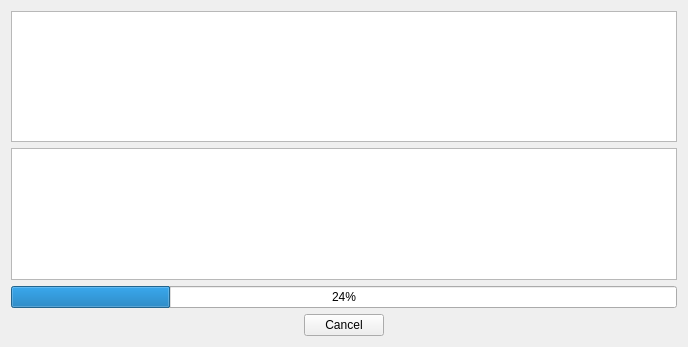
<?xml version="1.0" encoding="UTF-8"?>
<ui version="4.0">
 <class>InterrogateProgressView</class>
 <widget class="QWidget" name="InterrogateProgressView">
  <property name="geometry">
   <rect>
    <x>0</x>
    <y>0</y>
    <width>688</width>
    <height>347</height>
   </rect>
  </property>
  <property name="windowTitle">
   <string>Form</string>
  </property>
  <layout class="QVBoxLayout" name="verticalLayout_2">
   <item>
    <layout class="QVBoxLayout" name="verticalLayout">
     <item>
      <widget class="QTableWidget" name="overviewTableWidget"/>
     </item>
     <item>
      <widget class="QTableWidget" name="outputTableWidget"/>
     </item>
     <item>
      <widget class="QProgressBar" name="progressBar">
       <property name="value">
        <number>24</number>
       </property>
      </widget>
     </item>
     <item>
      <layout class="QHBoxLayout" name="horizontalLayout">
       <item>
        <spacer name="horizontalSpacer">
         <property name="orientation">
          <enum>Qt::Horizontal</enum>
         </property>
         <property name="sizeHint" stdset="0">
          <size>
           <width>40</width>
           <height>20</height>
          </size>
         </property>
        </spacer>
       </item>
       <item>
        <widget class="QPushButton" name="cancelPushButton">
         <property name="text">
          <string>Cancel</string>
         </property>
        </widget>
       </item>
       <item>
        <spacer name="horizontalSpacer_2">
         <property name="orientation">
          <enum>Qt::Horizontal</enum>
         </property>
         <property name="sizeHint" stdset="0">
          <size>
           <width>40</width>
           <height>20</height>
          </size>
         </property>
        </spacer>
       </item>
      </layout>
     </item>
    </layout>
   </item>
  </layout>
 </widget>
 <resources/>
 <connections/>
</ui>
